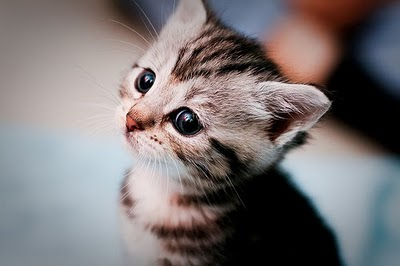
#> input picture assignment2/notebook_images/kitten.jpg, 400 x 266 px
$ jupyter execute --allow-errors ConvolutionalNetworks.ipynb   (shell and % lines are left out)
#> lines starting #> are read from the running program, lines starting #| are printed output that depends on the picture
# Convolutional Networks
So far we have worked with deep fully-connected networks, using them to explore different optimization strategies and network architectures. Fully-connected networks are a good testbed for experimentation because they are very computationally efficient, but in practice all state-of-the-art results use convolutional networks instead.

First you will implement several layer types that are used in convolutional networks. You will then use these layers to train a convolutional network on the CIFAR-10 dataset.

[cell 1]
# As usual, a bit of setup
import numpy as np
import matplotlib.pyplot as plt
from cs231n.classifiers.cnn import *
from cs231n.data_utils import get_CIFAR10_data
from cs231n.gradient_check import eval_numerical_gradient_array, eval_numerical_gradient
from cs231n.layers import *
from cs231n.fast_layers import *
from cs231n.solver import Solver

plt.rcParams['figure.figsize'] = (10.0, 8.0) # set default size of plots
plt.rcParams['image.interpolation'] = 'nearest'
plt.rcParams['image.cmap'] = 'gray'

# for auto-reloading external modules
# see http://stackoverflow.com/questions/1907993/autoreload-of-modules-in-ipython

def rel_error(x, y):
  """ returns relative error """
  return np.max(np.abs(x - y) / (np.maximum(1e-8, np.abs(x) + np.abs(y))))

#> (a cell that did not finish here is left out)

# Convolution: Naive forward pass
The core of a convolutional network is the convolution operation. In the file `cs231n/layers.py`, implement the forward pass for the convolution layer in the function `conv_forward_naive`.

You don't have to worry too much about efficiency at this point; just write the code in whatever way you find most clear.

You can test your implementation by running the following:

[cell 3]
x_shape = (2, 3, 4, 4)
w_shape = (3, 3, 4, 4)
x = np.linspace(-0.1, 0.5, num=np.prod(x_shape)).reshape(x_shape)
w = np.linspace(-0.2, 0.3, num=np.prod(w_shape)).reshape(w_shape)
b = np.linspace(-0.1, 0.2, num=3)

conv_param = {'stride': 2, 'pad': 1}
#> (the rest of this cell did not finish here and is left out)

# Aside: Image processing via convolutions

As fun way to both check your implementation and gain a better understanding of the type of operation that convolutional layers can perform, we will set up an input containing two images and manually set up filters that perform common image processing operations (grayscale conversion and edge detection). The convolution forward pass will apply these operations to each of the input images. We can then visualize the results as a sanity check.

[cell 4]
from imageio import imread
from PIL import Image

kitten = imread('notebook_images/kitten.jpg')
#> kitten is the input picture: shape (266, 400, 3); mean R, G, B 122.7, 116.5, 117.5
puppy = imread('notebook_images/puppy.jpg')
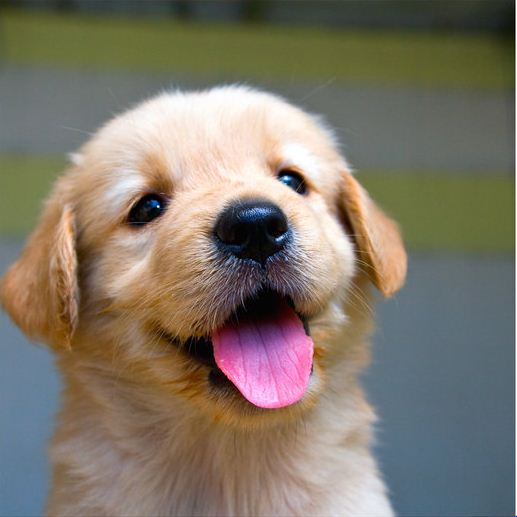
#> input picture assignment2/notebook_images/puppy.jpg, 517 x 517 px
#> puppy is the input picture: shape (517, 517, 3); mean R, G, B 128.1, 119.4, 106
# kitten is wide, and puppy is already square
d = kitten.shape[1] - kitten.shape[0]
#> d = 134
kitten_cropped = kitten[:, d//2:-d//2, :]
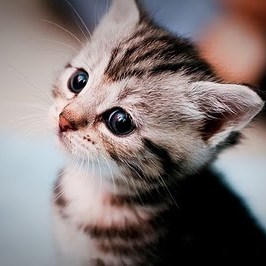
#> kitten_cropped: shape (266, 266, 3); mean R, G, B 128.7, 117.5, 116.5

img_size = 200   # Make this smaller if it runs too slow
resized_puppy = np.array(Image.fromarray(puppy).resize((img_size, img_size)))
resized_kitten = np.array(Image.fromarray(kitten_cropped).resize((img_size, img_size)))
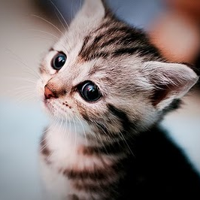
#> resized_kitten: shape (200, 200, 3); mean R, G, B 128.7, 117.5, 116.5
x = np.zeros((2, 3, img_size, img_size))
x[0, :, :, :] = resized_puppy.transpose((2, 0, 1))
x[1, :, :, :] = resized_kitten.transpose((2, 0, 1))

# Set up a convolutional weights holding 2 filters, each 3x3
w = np.zeros((2, 3, 3, 3))

# The first filter converts the image to grayscale.
# Set up the red, green, and blue channels of the filter.
w[0, 0, :, :] = [[0, 0, 0], [0, 0.3, 0], [0, 0, 0]]
w[0, 1, :, :] = [[0, 0, 0], [0, 0.6, 0], [0, 0, 0]]
w[0, 2, :, :] = [[0, 0, 0], [0, 0.1, 0], [0, 0, 0]]

# Second filter detects horizontal edges in the blue channel.
w[1, 2, :, :] = [[1, 2, 1], [0, 0, 0], [-1, -2, -1]]

# Vector of biases. We don't need any bias for the grayscale
# filter, but for the edge detection filter we want to add 128
# to each output so that nothing is negative.
b = np.array([0, 128])

# Compute the result of convolving each input in x with each filter in w,
# offsetting by b, and storing the results in out.
#> (the rest of this cell did not finish here and is left out)
